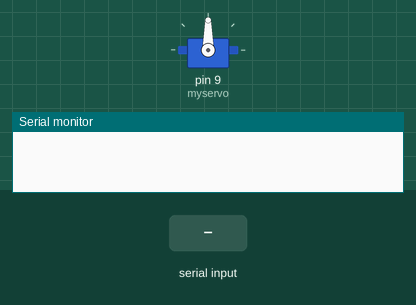
Simulated run of this sketch. Board: Arduino Uno, built with avr-gcc and run on an emulated ATmega328P. On the bench: servo, the last lines printed to the serial monitor. The inputs (shaded band) are chosen by the test bench.

Above: at 1.2 s.
1.3 s: "200\n" received over Serial
At 3.3 s:
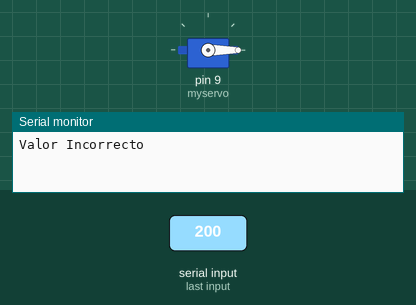
3.8 s: "30,150\n" received over Serial
At 4.5 s:
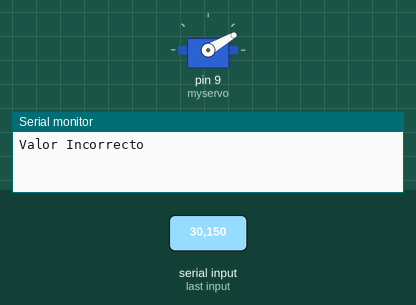
5.3 s: "90,45\n" received over Serial
At 5.6 s:
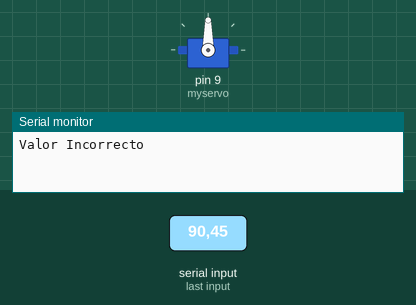
Timing chart, 0 to 8.3 s (numbered marks = the images above; inputs shaded):
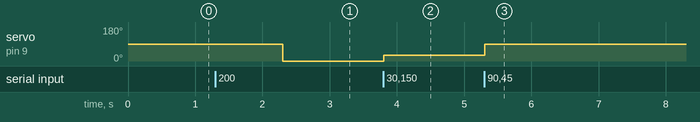

The sketch:

ServoSerial.ino
```cpp
// Creado por Juan Molero

#include <Servo.h>

Servo myservo; // Crea un objeto servo para controlar un servomotor
               // Un maximo de 8 servos pueden ser creados
int pos = 0;   // variable para guardar la posicion del servo

void setup()
{
  Serial.begin(9600); // Inicia el puerto serial en 9600 baudios
  myservo.attach(9);  // Conecta el objeto servo al pin 9
}

void loop() {
  if(Serial.available()){    // Espera a que llegue un caracter al puerto serial
    pos = Serial.parseInt(); // Convierte una cadena de caracteres a entero
    if(pos<0 || pos > 180){  // COnfirmar que el valor recibido es de un rango valido para el servo
      Serial.println("Valor Incorrecto");
    } else {
      myservo.write(pos);    // Mandar al servo a la posicion indicada
      delay(15);             // Esperar 15 ms a que llegue a la posicion
      while(Serial.available()){
        Serial.read();
      }
    }
  }

}
```

Measured:
- after the input at 1.3 s, servo on pin 9 (myservo): 90° → 0° after 1.0 s
- after the input at 3.8 s, servo on pin 9 (myservo): 0° → 30° at once
- after the input at 5.3 s, servo on pin 9 (myservo): 30° → 90° at once
